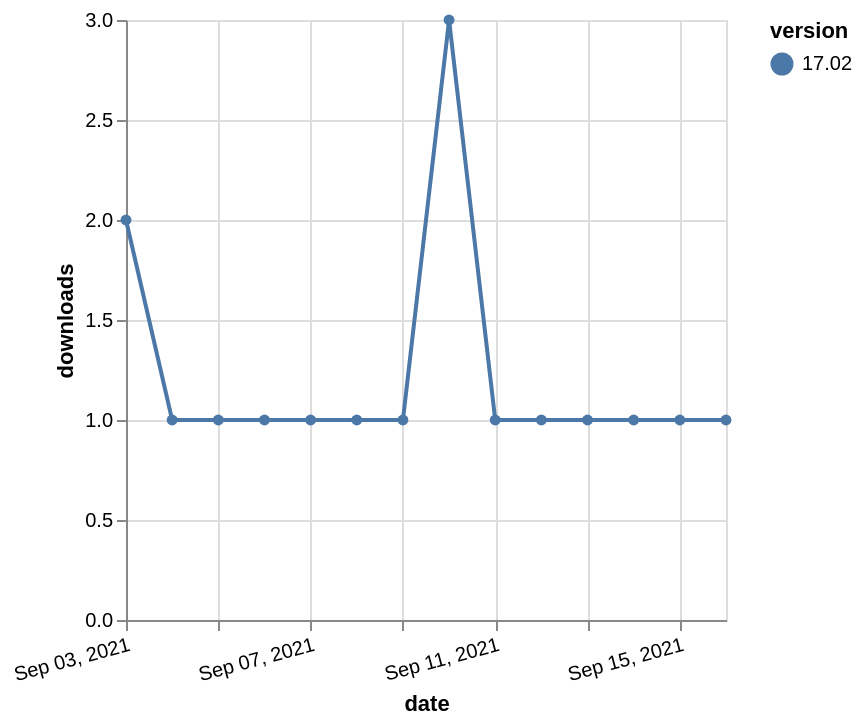

Describe this chart as a Vega-Lite specification.
### Vega-Lite specification from a JSON file in a GitHub repository (floating-point values rounded to 4 significant figures)
{"$schema": "https://vega.github.io/schema/vega-lite/v5.json", "description": "A simple bar chart with embedded data.", "data": {"values": [{"date": "2021-09-03", "total": 75, "delta": 2, "version": "17.02"}, {"date": "2021-09-04", "total": 76, "delta": 1, "version": "17.02"}, {"date": "2021-09-05", "total": 77, "delta": 1, "version": "17.02"}, {"date": "2021-09-06", "total": 78, "delta": 1, "version": "17.02"}, {"date": "2021-09-07", "total": 79, "delta": 1, "version": "17.02"}, {"date": "2021-09-08", "total": 80, "delta": 1, "version": "17.02"}, {"date": "2021-09-09", "total": 81, "delta": 1, "version": "17.02"}, {"date": "2021-09-10", "total": 84, "delta": 3, "version": "17.02"}, {"date": "2021-09-11", "total": 85, "delta": 1, "version": "17.02"}, {"date": "2021-09-12", "total": 86, "delta": 1, "version": "17.02"}, {"date": "2021-09-13", "total": 87, "delta": 1, "version": "17.02"}, {"date": "2021-09-14", "total": 88, "delta": 1, "version": "17.02"}, {"date": "2021-09-15", "total": 89, "delta": 1, "version": "17.02"}, {"date": "2021-09-16", "total": 90, "delta": 1, "version": "17.02"}]}, "width": "container", "mark": {"type": "line", "point": {"filled": true}}, "encoding": {"x": {"field": "date", "type": "temporal", "timeUnit": "yearmonthdate", "title": "date", "axis": {"labelAngle": -15}}, "y": {"field": "delta", "type": "quantitative", "title": "downloads"}, "color": {"field": "version", "type": "nominal"}, "tooltip": {"field": "delta"}}}
